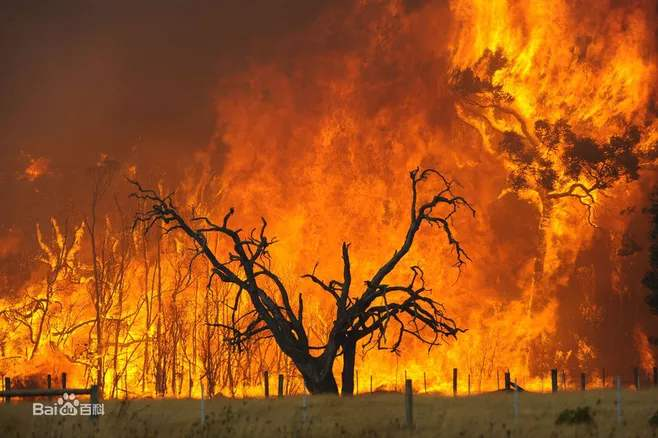
%> input picture test2.jpg, 658 x 438 px
$ octave demo1.m   (GNU Octave 9; MATLAB toolbox functions it lacks are replaced by stand-ins)
%> lines starting %> are read from the running program, lines starting %| are printed output that depends on the picture; in (x1, y1, x2, y2) boxes, pixels count from 0 and x2, y2 are one past the last pixel; in counts of white or black regions, pixels touching at a corner belong together; the program's own positions count from 1
%%  基于hsv的火灾检测
tic
img= imread('test2.jpg');
%> img is the input picture: size 438x658x3 uint8; mean R, G, B 159.6, 81.6, 24.7
figure
imshow(img);
img=imresize(img,[240,320]);
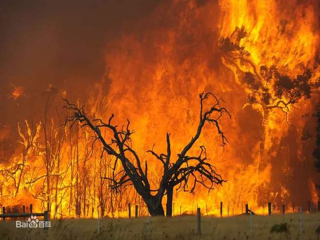
%> img: size 240x320x3 uint8; mean R, G, B 159.6, 81.6, 24.7
% title('原图');
[M,N,C]=size(img);
%> M = 240; N = 320; C = 3
hsv=rgb2hsv(img);
%> hsv: size 240x320x3 double; mean H, S, V 0.0714, 0.796, 0.626
h=hsv(:,:,1);
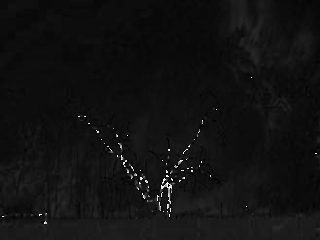
%> h: size 240x320 double; min 0, max 0.997, mean 0.0714
s=hsv(:,:,2);
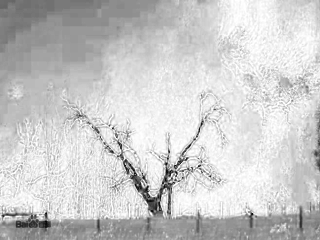
%> s: size 240x320 double; min 0.0278, max 1, mean 0.796
v=hsv(:,:,3);
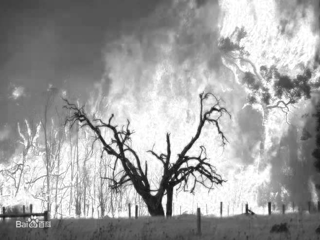
%> v: size 240x320 double; min 0.0745, max 1, mean 0.626
[row,col]=find((h>11/12 | h<1/12) & v>0.4);
%> row = 46611 values from 1 to 228; col = 46611 values from 1 to 320
I_bw=zeros(M,N);
leg=length(row);
%> leg = 46611
for i=1:leg
     I_bw(row(i),col(i))=1;
end
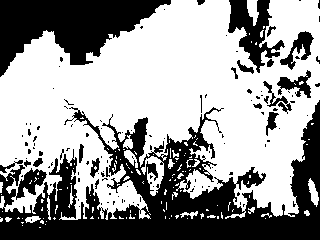
%> I_bw: size 240x320 double; values 0 (black) and 1 (white), 60.7% white; 123 black regions (101 under 20 px)
% figure
% imshow(I_bw);
% title('分割的二值图');


figure
imshow(img);
title('火灾检测');
hold on
STATS = regionprops(I_bw,'basic');
%> STATS = 1 region; box (x1, y1, x2, y2), Area and Centroid: (0, 0, 320, 228) 46611 [164.8 107.1]
for i=1:length(STATS)

       % 标记
       rectangle('Position',STATS(i).BoundingBox,'EdgeColor','g','LineWidth',4);

end
%> this loop made 1 pass
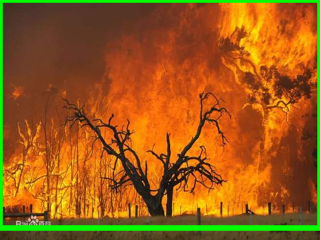
%> figure redrawn from the program's plot data; its title reads '火灾检测'
hold off
toc

$ run again, with test3.jpg copied over test2.jpg
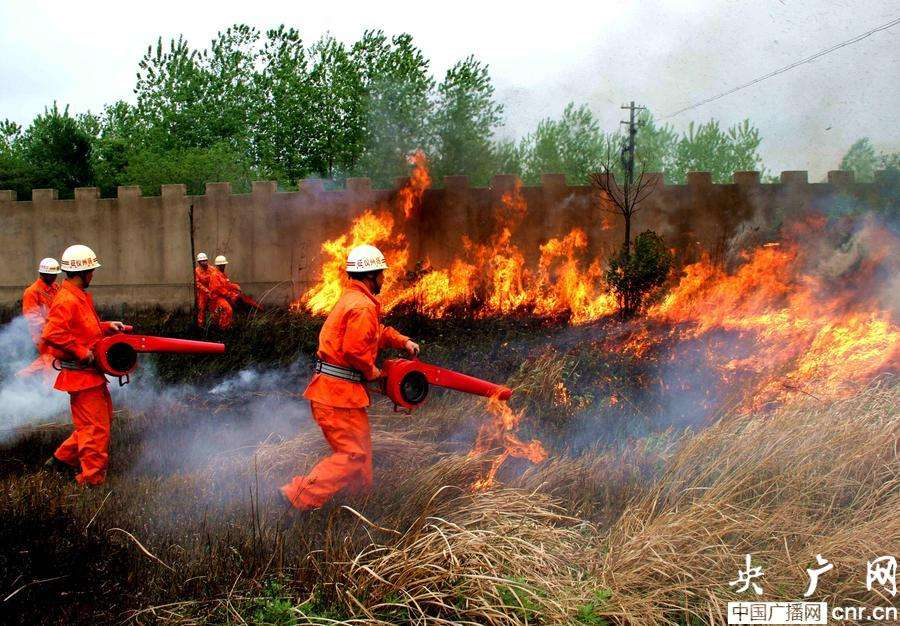
%> input picture test3.jpg, 900 x 626 px
%> img is the input picture: size 626x900x3 uint8; mean R, G, B 134.9, 111.4, 93.7
%> img: size 240x320x3 uint8
%> hsv: size 240x320x3 double; mean H, S, V 0.247, 0.407, 0.554
%> row = 24534 values from 1 to 240; col = 24534 values from 1 to 320
%> leg = 24534
%> after the loop `for i=1:leg`:
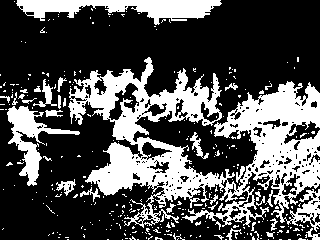
%> I_bw: size 240x320 double; values 0 (black) and 1 (white), 31.9% white; 324 white regions (294 under 20 px)
%> STATS = 1 region; box (x1, y1, x2, y2), Area and Centroid: (0, 0, 320, 240) 24534 [179.9 131.3]
%> the loop `for i=1:length(STATS)` made 1 pass
%> after the loop `for i=1:length(STATS)`:
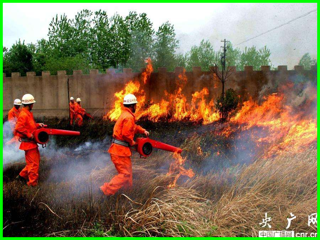
%> figure redrawn from the program's plot data; its title reads '火灾检测'

$ run again, with test4.jpg copied over test2.jpg
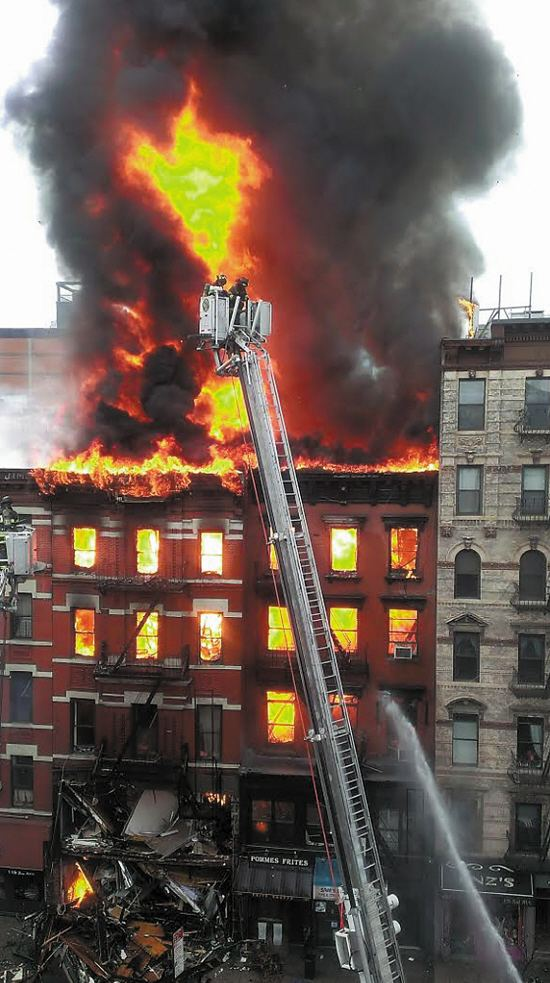
%> input picture test4.jpg, 550 x 983 px
%> img is the input picture: size 983x550x3 uint8; mean R, G, B 106.5, 90.1, 80.8
%> img: size 240x320x3 uint8
%> hsv: size 240x320x3 double; mean H, S, V 0.288, 0.234, 0.426
%> row = 16528 values from 1 to 239; col = 16528 values from 1 to 320
%> leg = 16528
%> after the loop `for i=1:leg`:
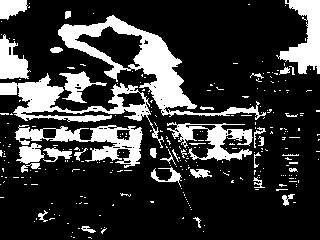
%> I_bw: size 240x320 double; values 0 (black) and 1 (white), 21.5% white; 284 white regions (248 under 20 px)
%> STATS = 1 region; box (x1, y1, x2, y2), Area and Centroid: (0, 0, 320, 239) 16528 [136.8 97.5]
%> the loop `for i=1:length(STATS)` made 1 pass
%> after the loop `for i=1:length(STATS)`:
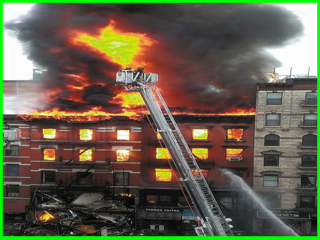
%> figure redrawn from the program's plot data; its title reads '火灾检测'
